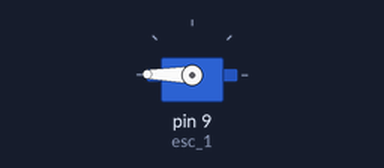
Bench run of a sketch on a simulated Arduino Pro Mini, built with avr-gcc and run on an emulated ATmega328P. Parts: servo.

Above: at 0.05 s.
At 3.25 s:
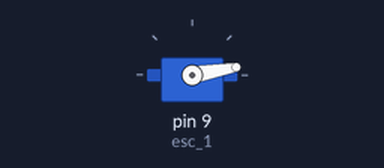
At 6.5 s:
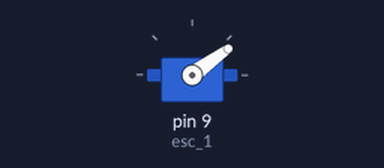
At 12.95 s:
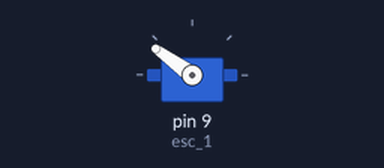
Timing chart, 0 to 16.9 s (numbered marks = the images above):
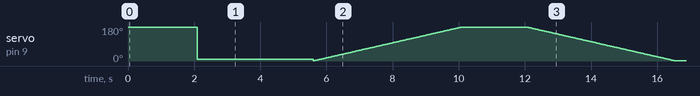

The sketch:

motor_self_test.ino
```cpp
/*
  This code is to test the Arduino Pro Mini from Sparkfun.com on a ESC (Electronic Speed Controller) to power an electric motor for a quadcopter project.
 This code is for testing purposes only and is for development for the calibration stage.

  Author: Scott Edgerly
  Date: 1/5/2015
*/

#include <Servo.h>

Servo esc_1;
int rpm = 1; //this needs to be one more than the min rpm value (default is set to 0)
int count = 1; //counter to adjust the rpm variable

  void setup(){
    esc_1.attach(9);//attachs the pwm signal to pin 9
  }

  void loop(){
    esc_1.write(179); // The following code is for congifuring the ESC and motor to the arduino
                      // The first step is to set the max value or in other words, max throttle.
    delay(2100);      // Then wait about 2 seconds to register the max value.
    esc_1.write(10);  // Set min or off value. In this case 10 is the lowest value that works reliably
    delay(3500);      // wait about 3 seconds to register the min val and we are done.

    while(1){  //
      esc_1.write(rpm);  // Write value to the ESC.
      rpm = rpm + count; //changes speed
      delay(25);  //delay to control speed of cycle
        if(rpm==0||rpm==179){ //this code speeds up and slows down the motor in an endless cycle
          count = count * -1; //from experiementation 25 is the min running speed (ie slowest running speed).
          delay(2000);  // just for fun, wait 2 seconds at the end of each rise and fall of count.
        }
    }
  }
```
